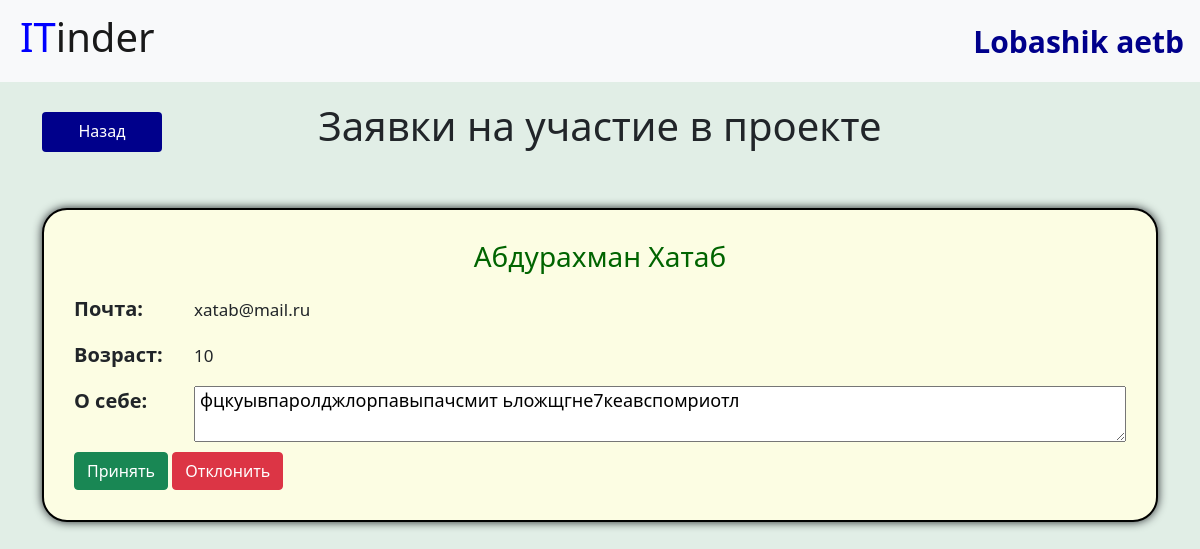
The page /applications/1 (signed in) on the database as committed earlier.
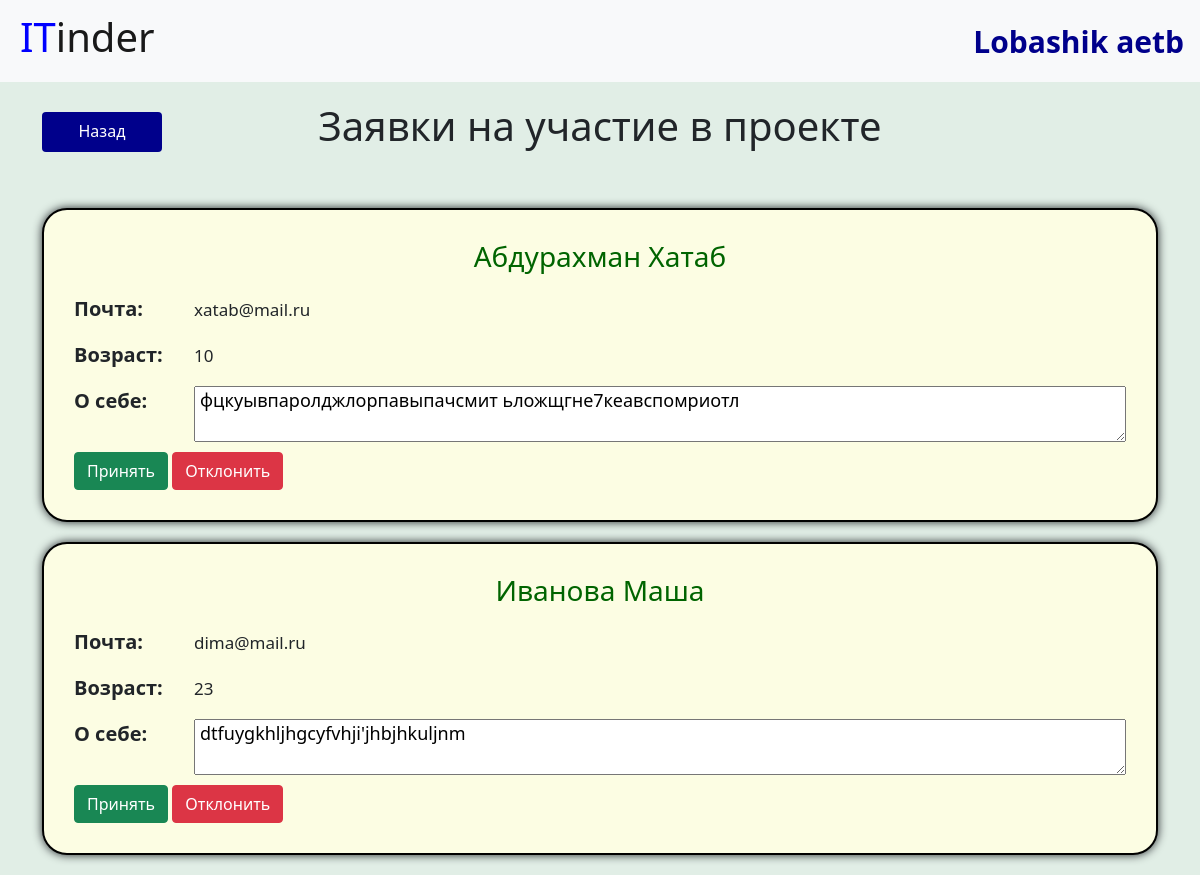
The same page on the database as committed later.
### data/users.py (models this page shows, shortened)
class User(SqlAlchemyBase, UserMixin, SerializerMixin):
    __tablename__ = 'users'
    id = sqlalchemy.Column(sqlalchemy.Integer,
                           primary_key=True, autoincrement=True)
    name = sqlalchemy.Column(sqlalchemy.String, nullable=True)
    surname = sqlalchemy.Column(sqlalchemy.String, nullable=True)
    about = sqlalchemy.Column(sqlalchemy.String, nullable=True)
    email = sqlalchemy.Column(sqlalchemy.String,
                              index=True, unique=True, nullable=True)
    age = sqlalchemy.Column(sqlalchemy.Integer, nullable=True)
    hashed_password = sqlalchemy.Column(sqlalchemy.String, nullable=True)
    created_date = sqlalchemy.Column(sqlalchemy.DateTime,
                                     default=datetime.datetime.now)
    project = orm.relation("Projects", back_populates='leader')
    projects = orm.relation('Projects',
                            secondary='users_to_projects',
                            backref='users')

### main.py (the view)
@app.route('/applications/<int:proj_id>')
@login_required
def applications(proj_id):
    global db_sess
    project = db_sess.query(Projects).filter(Projects.id == proj_id, Projects.leader == current_user,
                                             Projects.active).first()
    print(project)
    if project:
        people = project.applications
        return render_template('applications.html', title='Заявки на участие в проекте',
                               people=people, id=proj_id)
    else:
        abort(404)

### main.py (called while the page is built)
@login_manager.user_loader
def load_user(user_id):
    global db_sess
    return db_sess.query(User).get(user_id)

### templates/applications.html
{% extends "base.html" %}
{% block content %}
<div class="grid profile">
    <a class="btn cansel grid" href="/projects">Назад</a>
    <h1 class="text-center grid profile">Заявки на участие в проекте</h1>
    </div>
    {% for item in people%}
        <div class='block'>
            <h3 class="text-center title">{{ item.surname }} {{ item.name }}</h3>
            <div class="text-about">
                <p class="age-title text-title">Возраст:</p>
                <p class="age content">{{ item.age }}</p>
                <p class="mail-title text-title">Почта:</p>
                <p class="mail content">{{ item.email }}</p>
                <p class="about-title text-title">О себе:</p>
                {% if item.about %}
                    <textarea class="about content" readonly>{{ item.about }}</textarea>
                {% else %}
                    <textarea class="about content" readonly style="color: rgb(189, 189, 189)">Нет</textarea>
                {% endif %}
            </div>
            <a class="btn btn-success" href="/application_yes/{{ item.id }}/{{id}}">Принять</a>
            <a class="btn btn-danger" href="/application_no/{{ item.id }}/{{id}}"> Отклонить</a>
        </div>
    {% endfor %}
{% endblock %}

Rows that differ between the two databases and show on the page:
now on this page (row edited): User: surname "Иванова", name "Маша", age "23", email "dima@mail.ru", about "dtfuygkhljhgcyfvhji'jhbjhkuljnm"
